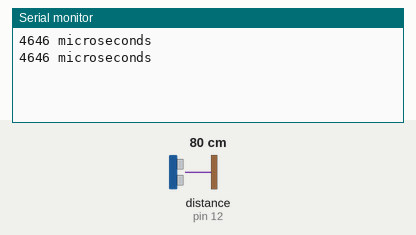
Recording of a sketch running on a simulated Arduino Uno, built with avr-gcc and run on an emulated ATmega328P. Parts: the last lines printed to the serial monitor. Wiring (inferred from the names in the program): ultrasonic range finder: trigger pin 13; echo pin 12. The inputs (shaded band) are chosen by the test bench; at power-on: distance to the obstacle (sensor on pin 12) 80 cm. The echo pulse lasts 58.3 µs per cm.

Above: at 1.8 s.
1.9 s: distance to the obstacle (sensor on pin 12) set to 2 cm
At 2.8 s:
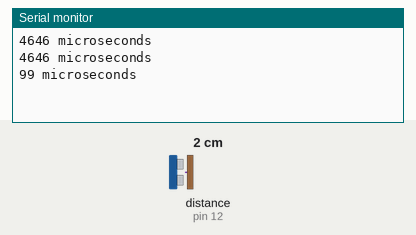
3.4 s: distance to the obstacle (sensor on pin 12) set to 4 cm
At 4.8 s:
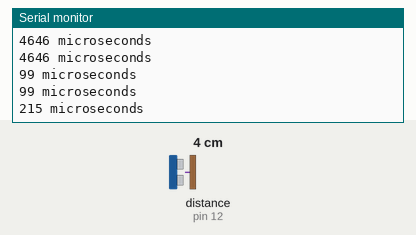
Timing chart, 0 to 6.4 s (numbered marks = the images above; inputs shaded):
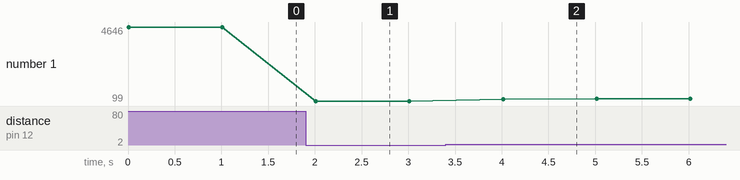

Measured:
- after the input at 1.9 s, the serial monitor: prints a new line after 0.11 s (image 1)
- after the input at 3.4 s, the serial monitor: prints a new line after 0.61 s (image 2)
- plotted number 1: 4646 → 99 after the input at 1.9 s, 99 → 235 after the input at 3.4 s

The sketch:

SonicRangerTime.ino
```cpp
int trigger = 13;                       // assigns trigger to pin 13
int echo = 12;                          // assigns echo to pin 12

void setup()
{
  Serial.begin(9600);                   // starts serial communication
  pinMode(trigger, OUTPUT);             // assigns trigger pin as an output
  pinMode(echo, INPUT);                 // assigns echo pin as an input
}

void loop()
{
  // We need to send the sound pulse using the HC-SR04 Sonic Ranger trigger
  digitalWrite(trigger, LOW);             // trigger off
  delayMicroseconds(2);                   // delay before sending pulse, in MICROseconds not MILLIseconds
  digitalWrite(trigger, HIGH);            // trigger on
  delayMicroseconds(10);                  // send sounds pulse for 10 microseconds
  digitalWrite(trigger, LOW);             // turn the trigger back off

  // Now we need to read the sounds pulse sent by the trigger using the echo
  long duration = pulseIn(echo, HIGH);    //create a long integer variable for the sound pulse reading

  // And finally, we need to print out the reading from the Sonic Ranger's echo
  Serial.print(duration);                 // print out the duration variable we created
  Serial.print(" ");                      // print a space
  Serial.println("microseconds");         // print the units
  delay(1000);                            // delay 1 second, units are in MILLIseconds
}
```
